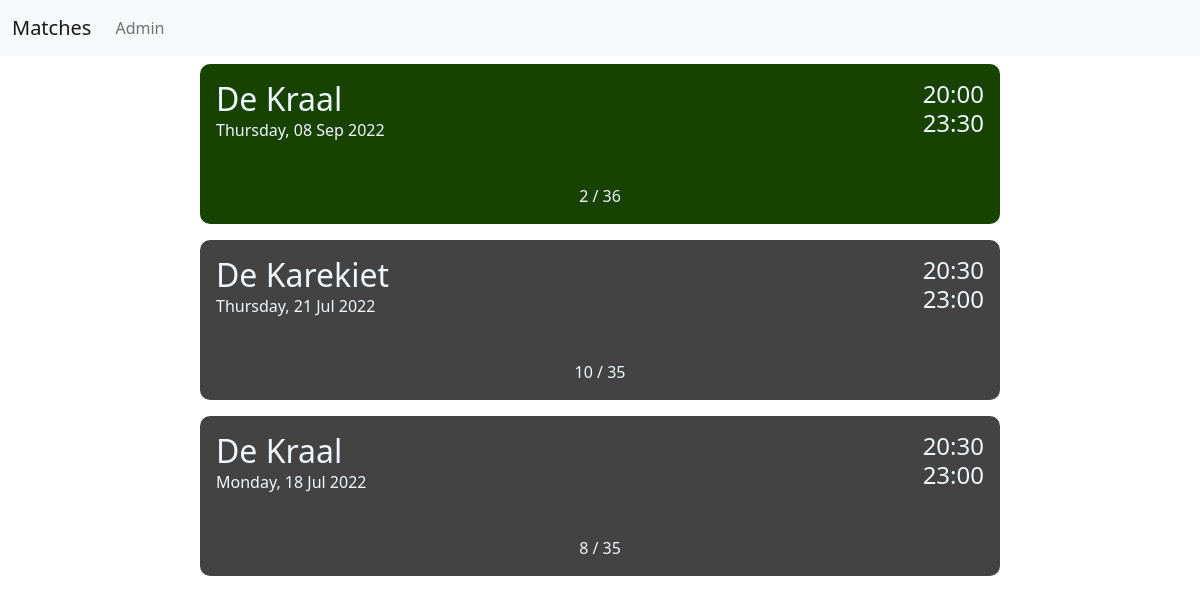
Page /matches on the earlier database version.
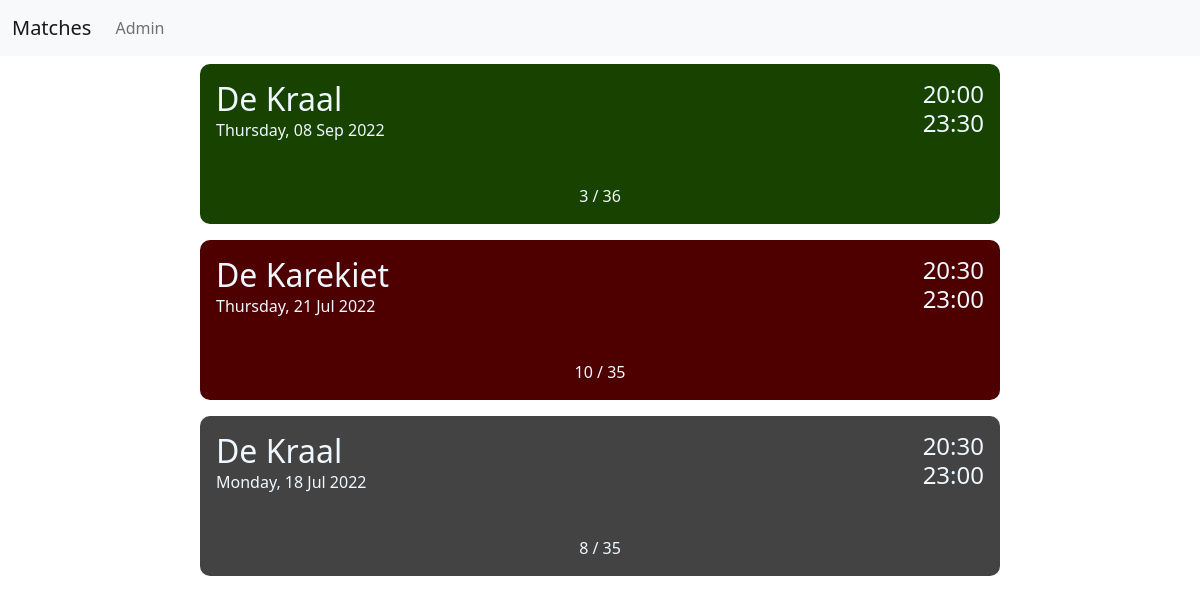
Same page on the later database version.
### tables this page shows
CREATE TABLE MATCHDAYS ([id] INTEGER PRIMARY KEY,[date] text, [starttime] text, [endtime] text, [location] text, [max] int, [status] text, [price] text, [password] text, [note] text);

### Program.py (the view, shortened to what this page needs)
@app.route('/matches', methods=['GET', 'POST'])
def matches():
    match_list = list(Functions.getData("match").values())
    match_list.sort(key=lambda row: (row[0]))
    match_list = [ i + [datetime.datetime(int(i[0][:4]), int(i[0][4:6]), int(i[0][6:]), 0, 0).strftime("%A, %d %b %Y").title()] for i in match_list]
    return render_template('matches.html', list=match_list[::-1], n_list=len(match_list))

### Program.py (called while the page is built)
def logindata():
    return {value[0]: {'password': value[1]} for key, value in list(Functions.getData("login").items()) if value[2] == 1}

@login_manager.request_loader
def request_loader(request):
    unames = logindata()
    uname = request.form.get('uname')
    if uname not in unames:
        return
    user = User()
    user.id = uname
    return user

@app.after_request
def add_header(r):
    r.headers["Cache-Control"] = "no-cache, no-store, must-revalidate"
    r.headers["Pragma"] = "no-cache"
    r.headers["Expires"] = "0"
    r.headers['Cache-Control'] = 'public, max-age=0'
    return r

### templates/matches.html (shortened to what this page needs)
{% extends 'layout.html' %}
{% block body %}
<link rel="stylesheet" href="../static/matches.css">
<div class="container-fluid">
    <div class="one">
        {% for i in range(n_list) %}
        <form id="{{list[i][0]}}" method="POST" action="">
            <div class="matches">
                <div id="{{ list[i][0] }}" class={{"card-" + list[i][5]}} name="cardname" onclick="document.getElementById('{{list[i][0]}}').submit();">
                    <div class="header">
                        <div>
                            <h2 class="title">{{ list[i][3] }}</h2>
                            <p class="date">{{ list[i][10] }}</p>
                        </div>
                        <div class="time">
                            <h4 class="stamp">{{ list[i][1] }}</h4>
                            <h4 class="stamp">{{ list[i][2] }}</h4>
                        </div>
                    </div>
                    <div class="participants">
                        <p>{{ list[i][9] }} / {{ list[i][4] }}</p>
                    </div>
                </div>
            </div>
        </form>
        {% endfor %}
    </div>
</div>
{% endblock %}

### templates/layout.html (shortened to what this page needs)
<!doctype html>
<html lang="en">
  <head>
    <link href="https://cdn.jsdelivr.net/npm/bootstrap@5.2.0/dist/css/bootstrap.min.css" rel="stylesheet">
  </head>
  <body>
    {% include 'navbar.html' %}
    {% block body %}{% endblock %}
  </body>
</html>

### templates/navbar.html (shortened to what this page needs)
<nav class="navbar navbar-expand-lg bg-light">
  <div class="container-fluid">
    <a class="navbar-brand" href="/matches">Matches</a>
    <div class="collapse navbar-collapse" id="navbarSupportedContent">
      <ul class="navbar-nav me-auto mb-2 mb-lg-0">
        <li class="nav-item">
          <a class="nav-item nav-link" href="/admin">Admin</a>
        </li>
    </div>
  </div>
</nav>

### static/matches.css (style rules this page uses)
.matches { display: flex; justify-content: center; }
.card-open { background-color: rgb(23, 66, 0); color: aliceblue; height: 10rem; width: 50rem; border-radius: 10px; display: flex; flex-direction: column; justify-content: space-between; margin: 0.5rem 0; transition: 0.3s; }
.card-closed { background-color: rgb(78, 0, 0); color: aliceblue; height: 10rem; width: 50rem; border-radius: 10px; display: flex; flex-direction: column; justify-content: space-between; margin: 0.5rem 0; transition: 0.3s; }
.card-ended { background-color: rgb(67, 67, 67); color: aliceblue; height: 10rem; width: 50rem; border-radius: 10px; display: flex; flex-direction: column; justify-content: space-between; margin: 0.5rem 0; transition: 0.3s; }
.title { margin: 1rem 1rem 0 1rem; }
.header { display: flex; justify-content: space-between; }
.time { display: flex; flex-direction: column; margin: 1em; }
.stamp { margin: 0; }
.date { margin: 0 0 0 1rem; }
.participants { display: flex; justify-content: center; }

Differences in the rows shown:
changed MATCHDAYS "De Karekiet": status "ended" → "closed" (drawn)
Other differences:
new list line: "De Kraal 20:00 23:30"
new list line: "Thursday, 08 Sep 2022 3 / 36"
list line gone: "De Kraal 20:00 23:30"
list line gone: "Thursday, 08 Sep 2022 2 / 36"
